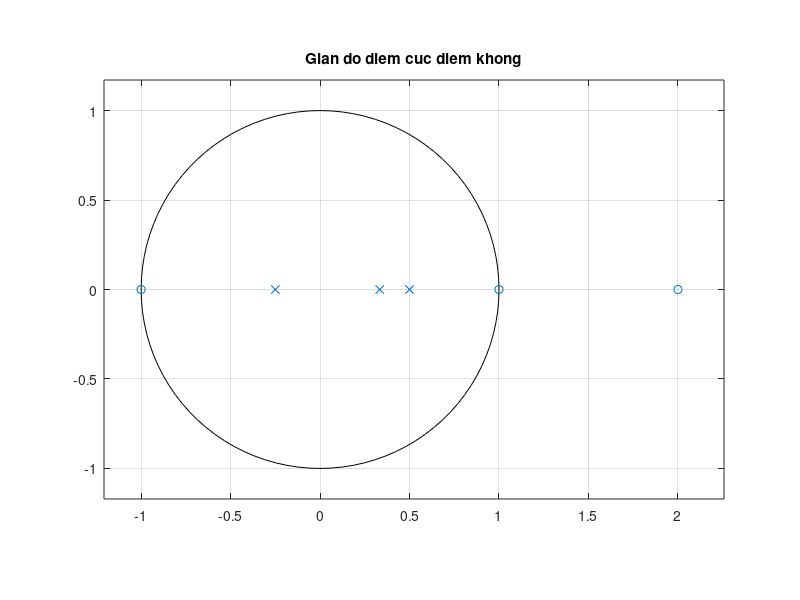

MATLAB code for this plot: (Note: this script raises an error after producing the figure.)
%ham truyen he thong
b=[1/24 -1/12 -1/24 1/12]; %tu so
a=[1 -7/12 -1/24 1/24]; %mau so
isstable(b,a)
zplane(b,a);
title('Gian do diem cuc diem khong');
%he thong on dinh
%cac diem cuc nam trong vong tron |z| = 1 => on dinh
%ngoai ra he so isstable = 1 => on dinh

%he so he thong toi uu NOI TIEP
tuSoPhanTich = Phantichdathuc(b) 
% tuSoPhanTich =
% 
%     1.0000   -0.0000   -1.0000
%     1.0000   -2.0000         0
% phan tich tu so thanh tich bac 2
% 1/24-1/12*z^(-1)-1/24*z^(-2)+1/12*z^(-3) 
% = (1-z^(-2))*(1-2*z^(-1))
    
mauSoPhanTich = Phantichdathuc(a)
% mauSoPhanTich =
% 
%     1.0000   -0.1379    0.0578
%     1.0000    0.7212         0
% phan tich mau so thanh tich bac 2
% 1-7/12*z^(-1)-1/24*z^(-2)-1/24*z^(-3) 
% = (1-0.1379*z^(-1)+0.0578*z^(-2))*(1-0.7212*z^(-1))

%phan tich he thong toi uu SONG SONG
[R,P,K] = residuez(b,a)
% R =
%
%   -0.1114 + 0.0000i
%   -0.9235 + 0.1317i
%   -0.9235 - 0.1317i
%
% P =
%
%   -0.7212 + 0.0000i
%    0.0689 + 0.2303i
%    0.0689 - 0.2303i
%
% K =
%
%      2
% Ket qua phan tich: 
% (-0.1114 + 0.0000i)/(1-(0.7212 + 0.0000i)*z^(-1))
% + (-0.9235 + 0.1317i)/(1-(0.0689 + 0.2303i)*z^(-1))
% + (-0.9235 - 0.1317i)/(1-(0.0689 - 0.2303i)*z^(-1)) + 2;
